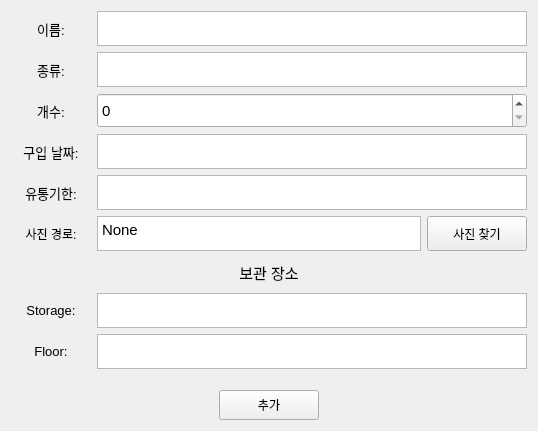
    <widget class="QWidget" name="Food_Add">
     <attribute name="title">
      <string>음식 추가</string>
     </attribute>
     <layout class="QHBoxLayout" name="horizontalLayout_15">
      <item>
       <layout class="QVBoxLayout" name="verticalLayout_13">
        <item>
         <layout class="QHBoxLayout" name="horizontalLayout_14">
          <item>
           <layout class="QVBoxLayout" name="verticalLayout_36">
            <item>
             <widget class="QLabel" name="label_34">
              <property name="minimumSize">
               <size>
                <width>80</width>
                <height>30</height>
               </size>
              </property>
              <property name="maximumSize">
               <size>
                <width>80</width>
                <height>35</height>
               </size>
              </property>
              <property name="font">
               <font>
                <pointsize>10</pointsize>
               </font>
              </property>
              <property name="text">
               <string>이름:</string>
              </property>
              <property name="alignment">
               <set>Qt::AlignCenter</set>
              </property>
             </widget>
            </item>
            <item>
             <widget class="QLabel" name="label_35">
              <property name="minimumSize">
               <size>
                <width>80</width>
                <height>30</height>
               </size>
              </property>
              <property name="maximumSize">
               <size>
                <width>80</width>
                <height>35</height>
               </size>
              </property>
              <property name="font">
               <font>
                <pointsize>10</pointsize>
               </font>
              </property>
              <property name="text">
               <string>종류:</string>
              </property>
              <property name="alignment">
               <set>Qt::AlignCenter</set>
              </property>
             </widget>
            </item>
            <item>
             <widget class="QLabel" name="label_36">
              <property name="minimumSize">
               <size>
                <width>80</width>
                <height>30</height>
               </size>
              </property>
              <property name="maximumSize">
               <size>
                <width>80</width>
                <height>35</height>
               </size>
              </property>
              <property name="font">
               <font>
                <pointsize>10</pointsize>
               </font>
              </property>
              <property name="text">
               <string>개수:</string>
              </property>
              <property name="alignment">
               <set>Qt::AlignCenter</set>
              </property>
             </widget>
            </item>
            <item>
             <widget class="QLabel" name="label_37">
              <property name="minimumSize">
               <size>
                <width>80</width>
                <height>30</height>
               </size>
              </property>
              <property name="maximumSize">
               <size>
                <width>80</width>
                <height>35</height>
               </size>
              </property>
              <property name="font">
               <font>
                <pointsize>10</pointsize>
               </font>
              </property>
              <property name="text">
               <string>구입 날짜:</string>
              </property>
              <property name="alignment">
               <set>Qt::AlignCenter</set>
              </property>
             </widget>
            </item>
            <item>
             <widget class="QLabel" name="label_38">
              <property name="minimumSize">
               <size>
                <width>80</width>
                <height>30</height>
               </size>
              </property>
              <property name="maximumSize">
               <size>
                <width>80</width>
                <height>35</height>
               </size>
              </property>
              <property name="font">
               <font>
                <pointsize>10</pointsize>
               </font>
              </property>
              <property name="text">
               <string>유통기한:</string>
              </property>
              <property name="alignment">
               <set>Qt::AlignCenter</set>
              </property>
             </widget>
            </item>
            <item>
             <widget class="QLabel" name="label_13">
              <property name="minimumSize">
               <size>
                <width>80</width>
                <height>30</height>
               </size>
              </property>
              <property name="maximumSize">
               <size>
                <width>80</width>
                <height>35</height>
               </size>
              </property>
              <property name="text">
               <string>사진 경로:</string>
              </property>
              <property name="alignment">
               <set>Qt::AlignCenter</set>
              </property>
             </widget>
            </item>
           </layout>
          </item>
          <item>
           <layout class="QVBoxLayout" name="verticalLayout_7">
            <item>
             <widget class="QPlainTextEdit" name="Food_Add_Name_plainTextEdit">
              <property name="minimumSize">
               <size>
                <width>430</width>
                <height>30</height>
               </size>
              </property>
              <property name="maximumSize">
               <size>
                <width>500</width>
                <height>35</height>
               </size>
              </property>
              <property name="font">
               <font>
                <pointsize>11</pointsize>
               </font>
              </property>
             </widget>
            </item>
            <item>
             <widget class="QPlainTextEdit" name="Food_Add_Type_plainTextEdit">
              <property name="minimumSize">
               <size>
                <width>430</width>
                <height>30</height>
               </size>
              </property>
              <property name="maximumSize">
               <size>
                <width>500</width>
                <height>35</height>
               </size>
              </property>
              <property name="font">
               <font>
                <pointsize>11</pointsize>
               </font>
              </property>
              <property name="placeholderText">
               <string/>
              </property>
             </widget>
            </item>
            <item>
             <widget class="QSpinBox" name="Food_Add_Num_spinBox">
              <property name="minimumSize">
               <size>
                <width>430</width>
                <height>35</height>
               </size>
              </property>
              <property name="maximumSize">
               <size>
                <width>500</width>
                <height>40</height>
               </size>
              </property>
              <property name="font">
               <font>
                <pointsize>11</pointsize>
               </font>
              </property>
             </widget>
            </item>
            <item>
             <widget class="QPlainTextEdit" name="Food_Add_Date_plainTextEdit">
              <property name="minimumSize">
               <size>
                <width>430</width>
                <height>30</height>
               </size>
              </property>
              <property name="maximumSize">
               <size>
                <width>500</width>
                <height>35</height>
               </size>
              </property>
              <property name="font">
               <font>
                <pointsize>11</pointsize>
               </font>
              </property>
              <property name="inputMethodHints">
               <set>Qt::ImhMultiLine</set>
              </property>
             </widget>
            </item>
            <item>
             <widget class="QPlainTextEdit" name="Food_Add_DueDate_plainTextEdit">
              <property name="minimumSize">
               <size>
                <width>430</width>
                <height>30</height>
               </size>
              </property>
              <property name="maximumSize">
               <size>
                <width>500</width>
                <height>35</height>
               </size>
              </property>
              <property name="font">
               <font>
                <pointsize>11</pointsize>
               </font>
              </property>
              <property name="inputMethodHints">
               <set>Qt::ImhMultiLine</set>
              </property>
             </widget>
            </item>
            <item>
             <layout class="QHBoxLayout" name="horizontalLayout_13">
              <item>
               <widget class="QPlainTextEdit" name="Food_Add_Picture_plainTextEdit">
                <property name="minimumSize">
                 <size>
                  <width>320</width>
                  <height>30</height>
                 </size>
                </property>
                <property name="maximumSize">
                 <size>
                  <width>335</width>
                  <height>35</height>
                 </size>
                </property>
                <property name="font">
                 <font>
                  <pointsize>11</pointsize>
                 </font>
                </property>
                <property name="plainText">
                 <string>None</string>
                </property>
               </widget>
              </item>
              <item>
               <widget class="QPushButton" name="Food_Add_Picture_pushButton">
                <property name="minimumSize">
                 <size>
                  <width>100</width>
                  <height>30</height>
                 </size>
                </property>
                <property name="maximumSize">
                 <size>
                  <width>100</width>
                  <height>35</height>
                 </size>
                </property>
                <property name="text">
                 <string>사진 찾기</string>
                </property>
               </widget>
              </item>
             </layout>
            </item>
           </layout>
          </item>
         </layout>
        </item>
        <item>
         <layout class="QVBoxLayout" name="verticalLayout_38">
          <property name="bottomMargin">
           <number>15</number>
          </property>
          <item>
           <layout class="QHBoxLayout" name="horizontalLayout_36">
            <item>
             <widget class="QLabel" name="label_39">
              <property name="minimumSize">
               <size>
                <width>0</width>
                <height>30</height>
               </size>
              </property>
              <property name="maximumSize">
               <size>
                <width>16777215</width>
                <height>35</height>
               </size>
              </property>
              <property name="font">
               <font>
                <pointsize>11</pointsize>
               </font>
              </property>
              <property name="text">
               <string>보관 장소</string>
              </property>
              <property name="alignment">
               <set>Qt::AlignCenter</set>
              </property>
             </widget>
            </item>
           </layout>
          </item>
          <item>
           <layout class="QHBoxLayout" name="horizontalLayout_37">
            <item>
             <layout class="QVBoxLayout" name="verticalLayout_39">
              <item>
               <widget class="QLabel" name="label_40">
                <property name="minimumSize">
                 <size>
                  <width>80</width>
                  <height>30</height>
                 </size>
                </property>
                <property name="maximumSize">
                 <size>
                  <width>80</width>
                  <height>35</height>
                 </size>
                </property>
                <property name="font">
                 <font>
                  <pointsize>10</pointsize>
                 </font>
                </property>
                <property name="text">
                 <string>Storage:</string>
                </property>
                <property name="alignment">
                 <set>Qt::AlignCenter</set>
                </property>
               </widget>
              </item>
              <item>
               <widget class="QLabel" name="label_41">
                <property name="minimumSize">
                 <size>
                  <width>80</width>
                  <height>30</height>
                 </size>
                </property>
                <property name="maximumSize">
                 <size>
                  <width>80</width>
                  <height>35</height>
                 </size>
                </property>
                <property name="font">
                 <font>
                  <pointsize>10</pointsize>
                 </font>
                </property>
                <property name="text">
                 <string>Floor:</string>
                </property>
                <property name="alignment">
                 <set>Qt::AlignCenter</set>
                </property>
               </widget>
              </item>
             </layout>
            </item>
            <item>
             <layout class="QVBoxLayout" name="verticalLayout_40">
              <item>
               <widget class="QPlainTextEdit" name="Food_Add_Storage_plainTextEdit">
                <property name="minimumSize">
                 <size>
                  <width>430</width>
                  <height>30</height>
                 </size>
                </property>
                <property name="maximumSize">
                 <size>
                  <width>500</width>
                  <height>35</height>
                 </size>
                </property>
                <property name="font">
                 <font>
                  <pointsize>11</pointsize>
                 </font>
                </property>
               </widget>
              </item>
              <item>
               <widget class="QPlainTextEdit" name="Food_Add_Floor_plainTextEdit">
                <property name="minimumSize">
                 <size>
                  <width>430</width>
                  <height>30</height>
                 </size>
                </property>
                <property name="maximumSize">
                 <size>
                  <width>500</width>
                  <height>35</height>
                 </size>
                </property>
                <property name="font">
                 <font>
                  <pointsize>11</pointsize>
                 </font>
                </property>
               </widget>
              </item>
             </layout>
            </item>
           </layout>
          </item>
         </layout>
        </item>
        <item>
         <layout class="QHBoxLayout" name="horizontalLayout_38">
          <item>
           <spacer name="horizontalSpacer_22">
            <property name="orientation">
             <enum>Qt::Horizontal</enum>
            </property>
            <property name="sizeHint" stdset="0">
             <size>
              <width>40</width>
              <height>20</height>
             </size>
            </property>
           </spacer>
          </item>
          <item>
           <widget class="QPushButton" name="Food_Add_pushButton">
            <property name="minimumSize">
             <size>
              <width>100</width>
              <height>30</height>
             </size>
            </property>
            <property name="maximumSize">
             <size>
              <width>150</width>
              <height>35</height>
             </size>
            </property>
            <property name="text">
             <string>추가</string>
            </property>
           </widget>
          </item>
          <item>
           <spacer name="horizontalSpacer_23">
            <property name="orientation">
             <enum>Qt::Horizontal</enum>
            </property>
            <property name="sizeHint" stdset="0">
             <size>
              <width>40</width>
              <height>20</height>
             </size>
            </property>
           </spacer>
          </item>
         </layout>
        </item>
       </layout>
      </item>
     </layout>
    </widget>
